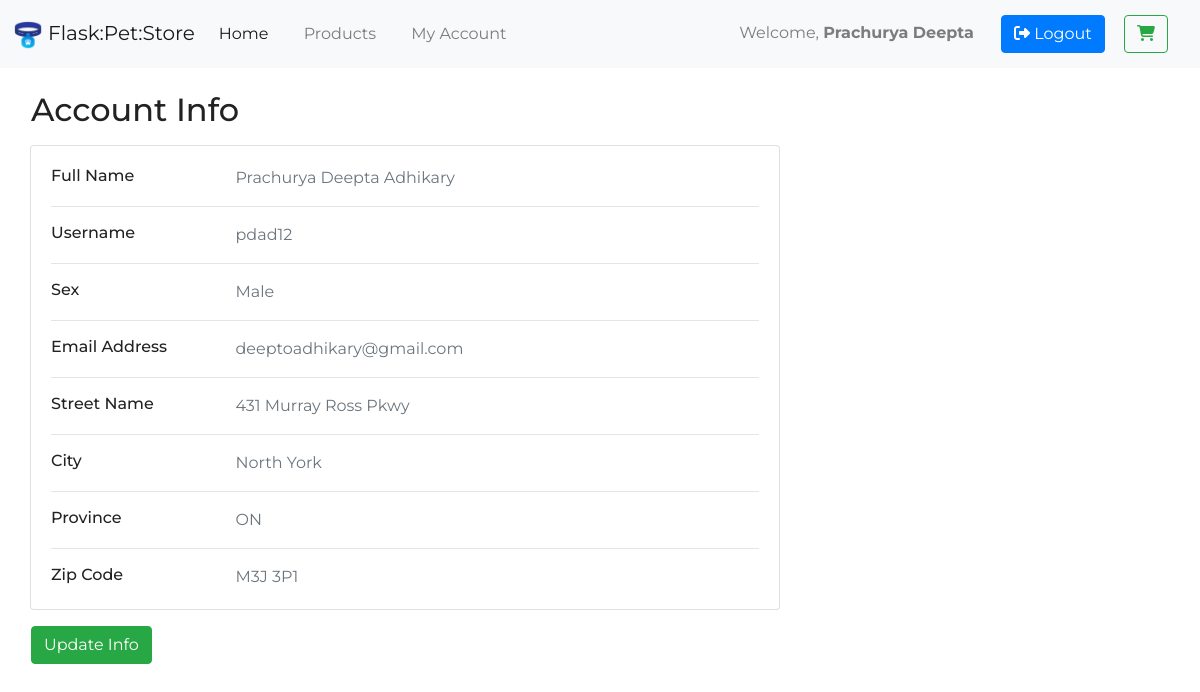
Before: /customer/ (signed in) with the older database file.
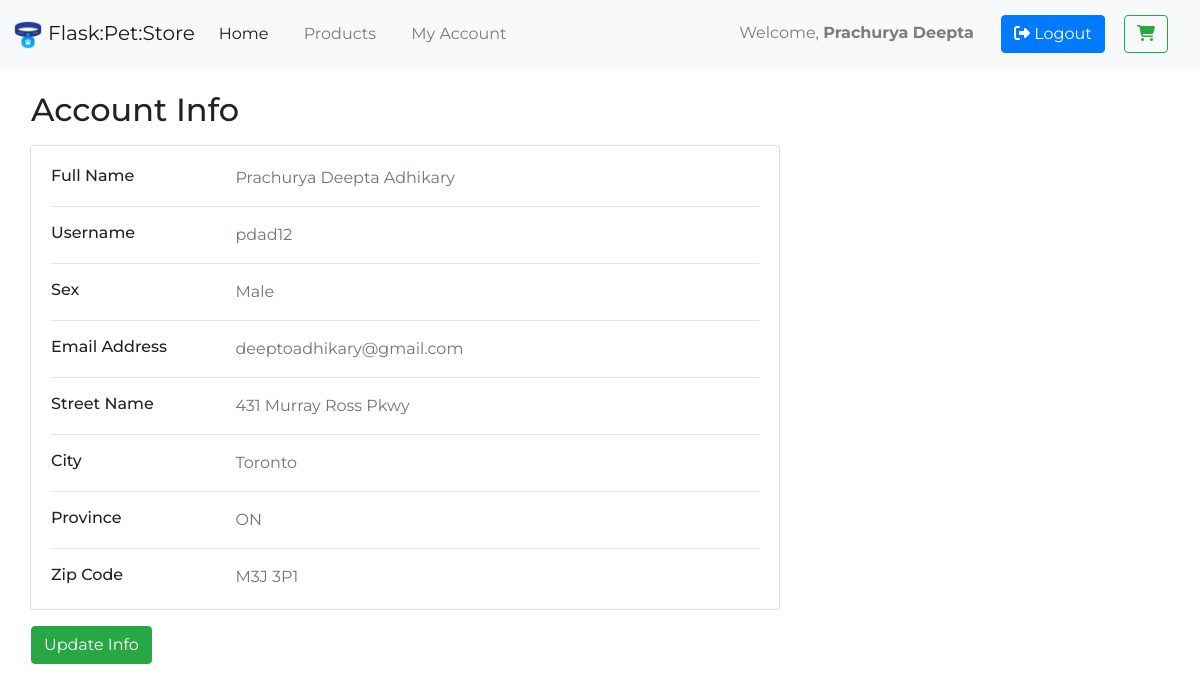
After: the same page with the newer database file.
### flask_pet_store/models.py (models this page shows, shortened)
class User(db.Model, UserMixin):
    id = db.Column(
        db.Integer(), primary_key=True
    )
    _first_name = db.Column(
        'first_name', db.String(length=30), nullable=False
    )
    _last_name = db.Column(
        'last_name', db.String(length=30), nullable=False
    )
    sex = db.Column(
        db.String(length=1), nullable=False
    )
    _email = db.Column(
        'email', db.String(length=80), nullable=False, unique=True
    )
    username = db.Column(
        db.String(length=60), nullable=False, unique=True
    )
    _password_hash = db.Column(
        'password_hash', db.String(length=60), nullable=False
    )
    _street_name = db.Column(
        'street_name', db.String(length=60), nullable=False
    )
    _zip_code = db.Column(
        'zip_code', db.String(length=7), nullable=False
    )
    _city = db.Column(
        'city', db.String(length=30), nullable=False
    )
    province = db.Column(
        db.String(length=2), nullable=False
    )
    orders = db.relationship('Product', secondary=product_orders, backref=db.backref('ordered_by', lazy='dynamic'))
    roles = db.relationship('Role', secondary='user_roles', backref=db.backref('subscribers', lazy='dynamic'))
    @hybrid_property
    def first_name(self):
        return self._first_name
    @first_name.setter
    def first_name(self, entered_name):
        self._first_name = entered_name.title()
    @hybrid_property
    def last_name(self):
        return self._last_name
    @last_name.setter
    def last_name(self, entered_name):
        self._last_name = entered_name.title()
    @hybrid_property
    def email(self):
        return self._email
    @email.setter
    def email(self, entered_email):
        self._email = entered_email.lower()
    @hybrid_property
    def password(self):
        return self._password_hash
    @hybrid_property
    def street_name(self):
        return self._street_name
    @street_name.setter
    def street_name(self, entered_street):
        self._street_name = entered_street.title()
    @hybrid_property
    def zip_code(self):
        return self._zip_code
    @zip_code.setter
    def zip_code(self, entered_zip):
        formatted_zip = entered_zip
        if entered_zip[3] != ' ':
            formatted_zip = entered_zip[:3] + ' ' + entered_zip[3:]
        self._zip_code = formatted_zip.upper()
    @hybrid_property
    def city(self):
        return self._city
    @city.setter
    def city(self, entered_city):
        self._city = entered_city.title()

### flask_pet_store/customer/routes.py (the view)
@customer_blueprint.route('/')
@login_required
def index():
    customer = User.query.get_or_404(current_user.id)
    return render_template('customer/index.html', customer=customer)

### flask_pet_store/models.py (called while the page is built)
@login_manager.user_loader
def load_user(user_id):
    return User.query.get(int(user_id))

### flask_pet_store/customer/templates/customer/index.html (shortened to what this page needs)
{% extends 'layout.html' %}
{% block content %}
    <div class="container-fluid">
        <br>
        <h2 class="mb-3 px-3">Account Info</h2>
        <div class="col-md-8">
            <div class="card mb-3">
                <div class="card-body">
                    <div class="row">
                        <div class="col-sm-3">
                            <h6 class="mb-0">Full Name</h6>
                        </div>
                        <div class="col-sm-9 text-secondary">
                            {{ customer.first_name }} {{ customer.last_name }}
                        </div>
                    </div>
                    <hr>
                    <div class="row">
                        <div class="col-sm-3">
                            <h6 class="mb-0">Username</h6>
                        </div>
                        <div class="col-sm-9 text-secondary">
                            {{ customer.username }}
                        </div>
                    </div>
                    <hr>
                    <div class="row">
                        <div class="col-sm-3">
                            <h6 class="mb-0">Sex</h6>
                        </div>
                        <div class="col-sm-9 text-secondary">
                            {{ customer.sex }}
                        </div>
                    </div>
                    <hr>
                    <div class="row">
                        <div class="col-sm-3">
                            <h6 class="mb-0">Email Address</h6>
                        </div>
                        <div class="col-sm-9 text-secondary">
                            {{ customer.email }}
                        </div>
                    </div>
                    <hr>
                    <div class="row">
                        <div class="col-sm-3">
                            <h6 class="mb-0">Street Name</h6>
                        </div>
                        <div class="col-sm-9 text-secondary">
                            {{ customer.street_name }}
                        </div>
                    </div>
                    <hr>
                    <div class="row">
                        <div class="col-sm-3">
                            <h6 class="mb-0">City</h6>
                        </div>
                        <div class="col-sm-9 text-secondary">
                            {{ customer.city }}
                        </div>
                    </div>
                    <hr>
                    <div class="row">
                        <div class="col-sm-3">
                            <h6 class="mb-0">Province</h6>
                        </div>
                        <div class="col-sm-9 text-secondary">
                            {{ customer.province }}
                        </div>
                    </div>
                    <hr>
                    <div class="row">
                        <div class="col-sm-3">
                            <h6 class="mb-0">Zip Code</h6>
                        </div>
                        <div class="col-sm-9 text-secondary">
                            {{ customer.zip_code }}
                        </div>
                    </div>
                </div>
            </div>
        </div>
        <a class="btn btn-success mx-3" href="{{ url_for('customer.update') }}">Update Info</a>
    </div>
{% endblock %}

### flask_pet_store/templates/layout.html (shortened to what this page needs)
<!doctype html>
<html lang="en">
<head>
    <link rel="stylesheet" href="https://cdn.jsdelivr.net/npm/bootstrap@4.6.0/dist/css/bootstrap.min.css"
>
    <link rel="stylesheet" href="{{ url_for('static', filename='css/styles.css') }}">
</head>
<body>
<header>
    <nav class="navbar fixed-top navbar-expand-lg navbar-light bg-light">
        <a class="navbar-brand" href="{{ url_for('home_page') }}">
            <img src="{{ url_for('static', filename='img/logo.png') }}" width="30" height="30"
                 alt="Flask Pet Store logo">
            Flask:Pet:Store
        </a>
        <div class="collapse navbar-collapse" id="navbarSupportedContent">
            <ul class="navbar-nav mr-auto">
                <li class="nav-item active">
                    <a class="nav-link" href="{{ url_for('home_page') }}">Home<span class="sr-only">(current)</span></a>
                </li>
                <li class="nav-item">
                    <a class="nav-link" href="{{ url_for('products.index') }}">Products</a>
                </li>
                <li class="nav-item">
                    <a class="nav-link" href="{{ url_for('customer.index') }}">My Account</a>
                </li>
            </ul>
            <ul class="navbar-nav">
                {% if current_user.is_authenticated %}
                    <li class="nav-item">
                        <a class="nav-link">
                            Welcome, <strong>{{ current_user.first_name }}</strong>
                        </a>
                    </li>
                    <li class="nav-item">
                        <a class="btn btn-primary" href="{{ url_for('customer.logout') }}">
                            <i class="fas fa-sign-out-alt"></i>
                            Logout
                        </a>
                    </li>
                {% endif %}
                <li class="nav-item">
                    <a class="btn btn-outline-success">
                        <i class="fas fa-shopping-cart"></i>
                    </a>
                </li>
            </ul>
        </div>
    </nav>
</header>
<main>
    {% block content %} {% endblock %}
</main>
</body>
</html>

Changed rows visible on the page:
changed User "Prachurya Deepta": city "North York" → "Toronto"
